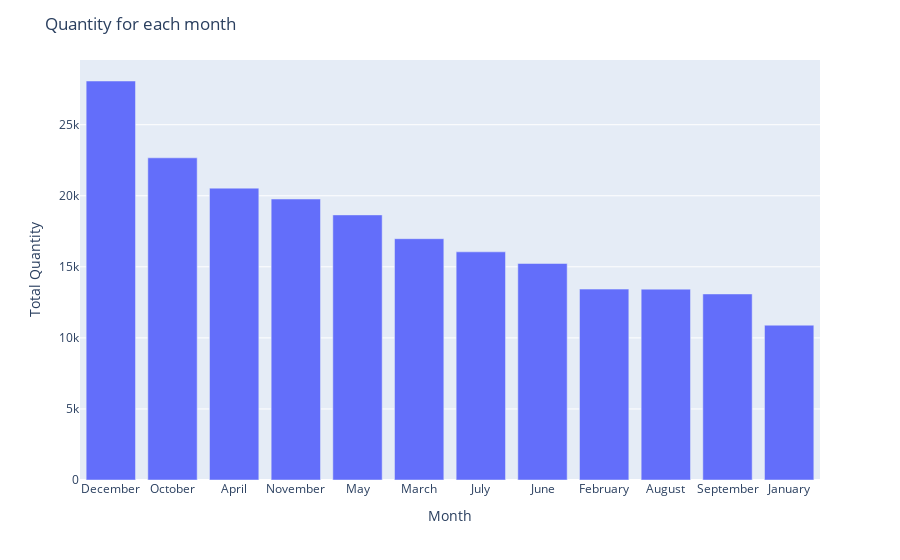

This figure's notebook cell:
### Code cell
fig = px.bar(Quantity_by_month_df.sort_values('Quantity Ordered', ascending=False), x='Month Name', y='Quantity Ordered')

# Update axis labels and title
fig.update_layout(
    title='Quantity for each month',
    xaxis_title='Month',
    yaxis_title='Total Quantity',
    xaxis=dict(tickmode='array', tickvals=list(month_order), ticktext=list(month_order))
)

# Show the plot

fig.show()

### Figure 1 — Plotly figure (JSON) as saved in the notebook; plotly's stock layout.template omitted (floating-point values rounded to 4 significant figures)
{"data": [{"alignmentgroup": "True", "hovertemplate": "Month Name=%{x}<br>Quantity Ordered=%{y}<extra></extra>", "legendgroup": "", "marker": {"color": "#636efa", "pattern": {"shape": ""}}, "name": "", "offsetgroup": "", "orientation": "v", "showlegend": false, "textposition": "auto", "type": "bar", "x": ["December", "October", "April", "November", "May", "March", "July", "June", "February", "August", "September", "January"], "xaxis": "x", "y": [28074, 22669, 20536, 19769, 18653, 16979, 16054, 15234, 13431, 13429, 13091, 10893], "yaxis": "y"}], "layout": {"barmode": "relative", "legend": {"tracegroupgap": 0}, "margin": {"t": 60}, "title": {"text": "Quantity for each month"}, "xaxis": {"anchor": "y", "domain": [0, 1], "tickmode": "array", "ticktext": ["January", "February", "March", "April", "May", "June", "July", "August", "September", "October", "November", "December"], "tickvals": ["January", "February", "March", "April", "May", "June", "July", "August", "September", "October", "November", "December"], "title": {"text": "Month"}}, "yaxis": {"anchor": "x", "domain": [0, 1], "title": {"text": "Total Quantity"}}}}
